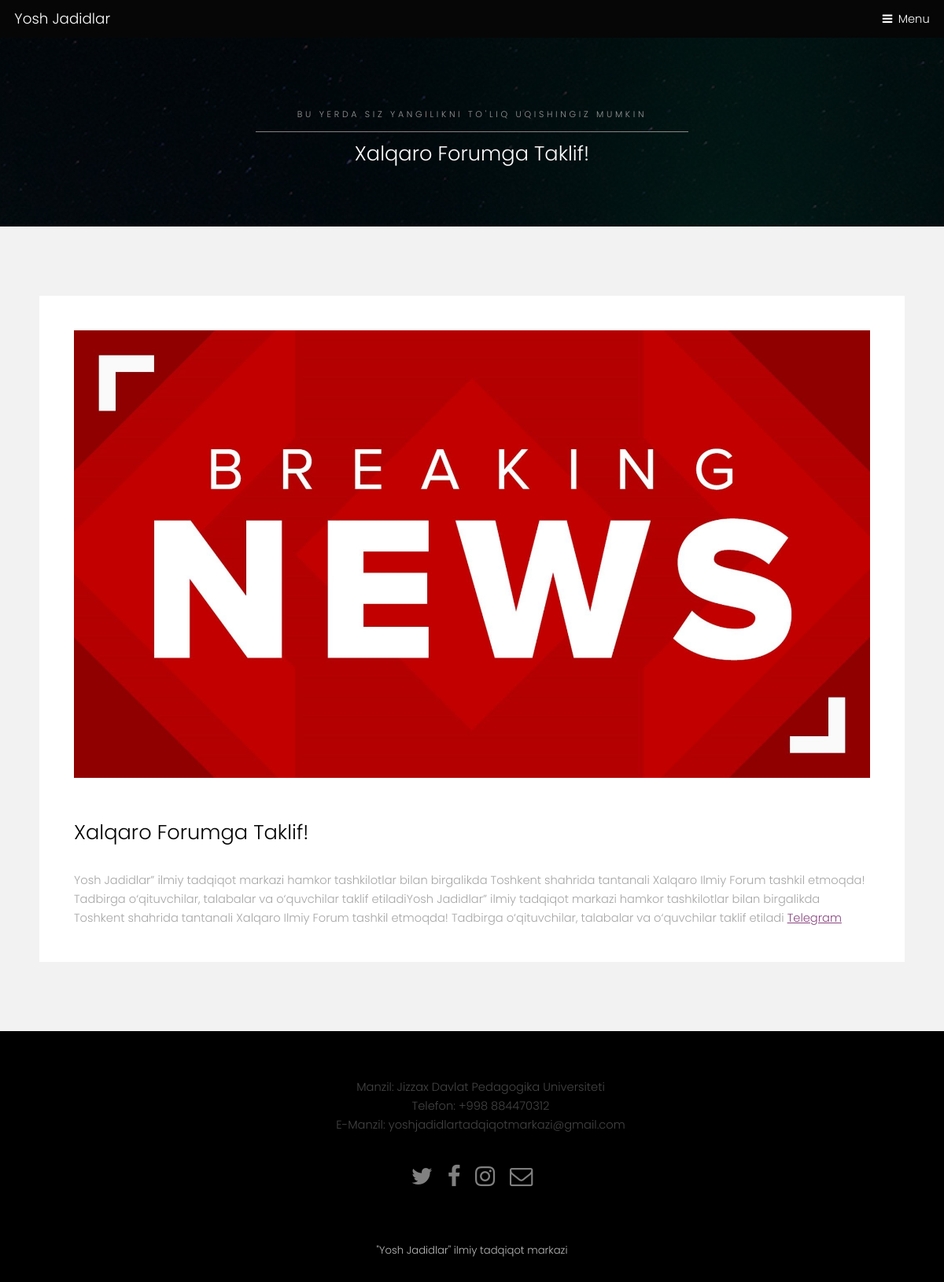
The page /new/1/ on the database its author committed.
### aplication/models.py (models this page shows, shortened)
class News(models.Model):
    image = models.ImageField(upload_to='main_images', verbose_name='Rasm tanlang')
    title = models.CharField(max_length=255, verbose_name='Nomini kiriting')
    min_desc = models.CharField(max_length=255, verbose_name="Qisqacha ma'zmuni")
    description = models.TextField(verbose_name="To'liq ma'zmunini kiriting")
    tg_username = models.CharField(max_length=255, null=True, blank=True,
                                   verbose_name="Bog'lanish uchun telegram username")
    class Meta:
        verbose_name = 'Yangilik'
        verbose_name_plural = 'Yangiliklar'

### aplication/views.py (the view)
# urls.py: path('new/<int:id>/', news_detail, name='new-detail'),
def news_detail(request, id):
    new = News.objects.get(id=id)
    context = {
        "new":new,
    }
    return render(request, 'aplication/news-detail.html', context)

### aplication/templates/aplication/news-detail.html (shortened to what this page needs)
{% load static %}
<!DOCTYPE HTML>
<html>
<head><title>Yosh - Jadidlar</title>
    <link rel="stylesheet" href="{% static 'vendor/css/main.css' %}">
</head>
<body class="subpage">
<header id="header">
    <div class="logo"><a href="{% url 'aplication:home' %}">Yosh Jadidlar</a></div>
    <a href="#menu">Menu</a>
</header>
<section id="One" class="wrapper style3">
    <div class="inner">
        <header class="align-center"><p>Bu yerda siz yangilikni to'liq uqishingiz mumkin</p>
            <h2>{{ new.title }}</h2>
        </header>
    </div>
</section>
<section id="two" class="wrapper style2">
    <div class="inner">
        <div class="box">
            <div class="content">
                <div class="image fit">
                        <img src="{{ new.image.url }}" alt="" width="600" height="300">
                </div>
                <header class="" STYLE="padding-top: 50px">
                    <h2>{{ new.title }}</h2>
                </header>
                <p>{{ new.description }} <a href="{{ new.tg_username }}">Telegram</a></p>
            </div>
        </div>
    </div>
</section>
<footer id="footer">
    <div class="container-fluid">
        <ul class="">
            <li style="list-style-type: none">Manzil: Jizzax Davlat Pedagogika Universiteti</li>
            <li style="list-style-type: none">Telefon: +998 884470312</li>
            <li style="list-style-type: none">E-Manzil: yoshjadidlartadqiqotmarkazi@gmail.com</li>
        </ul>
        <ul class="icons">
            <li><a href="#" class="icon fa-twitter"><span class="label">Twitter</span></a></li>
            <li><a href="#" class="icon fa-facebook"><span class="label">Facebook</span></a></li>
            <li><a href="https://www.instagram.com/yosh_jadidlar_/" class="icon fa-instagram"><span class="label">Instagram</span></a></li>
            <li><a href="#" class="icon fa-envelope-o"><span class="label">Email</span></a></li>
        </ul>
    </div>
</footer>
<div class="copyright">
    "Yosh Jadidlar" ilmiy tadqiqot markazi
</div>
</body>
</html>

### rows shown on the page
News: title "Xalqaro Forumga Taklif!", image (picture), description "Yosh Jadidlar” ilmiy tadqiqot markazi hamkor tashkilotlar bilan birgalikda Toshkent shahrida tantanali Xalqaro Ilmiy Forum tashkil etmoqda! Tadbirga o‘qituvchilar, talabalar va o‘quvchilar taklif etiladiYosh Jadidlar” ilmiy tadqiqot markazi hamkor tashkilotlar bilan birgalikda Toshkent shahrida tantanali Xalqaro Ilmiy Forum tashkil etmoqda! Tadbirga o‘qituvchilar, talabalar va o‘quvchilar taklif etiladi"
